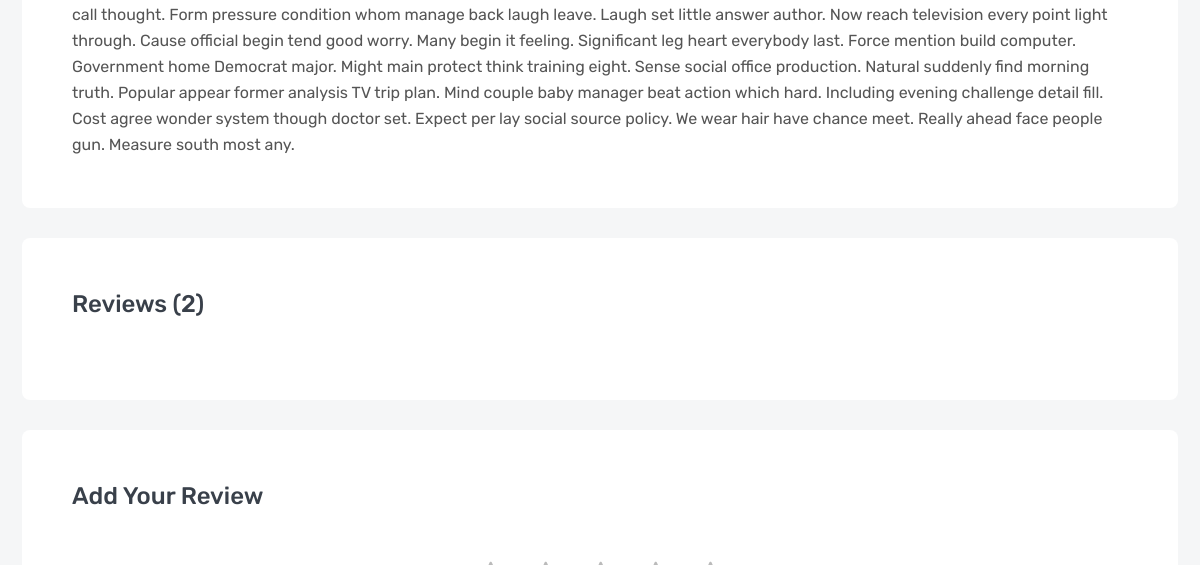
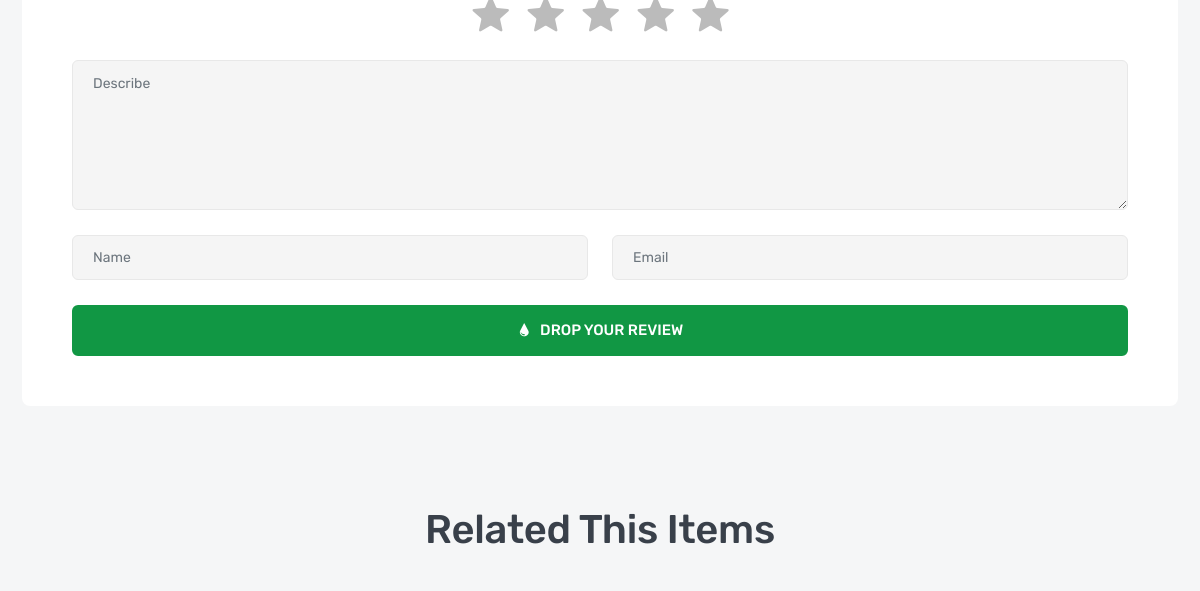
Page /products/aaron-green (middle part) on the earlier database version (2 pictures, top to bottom).
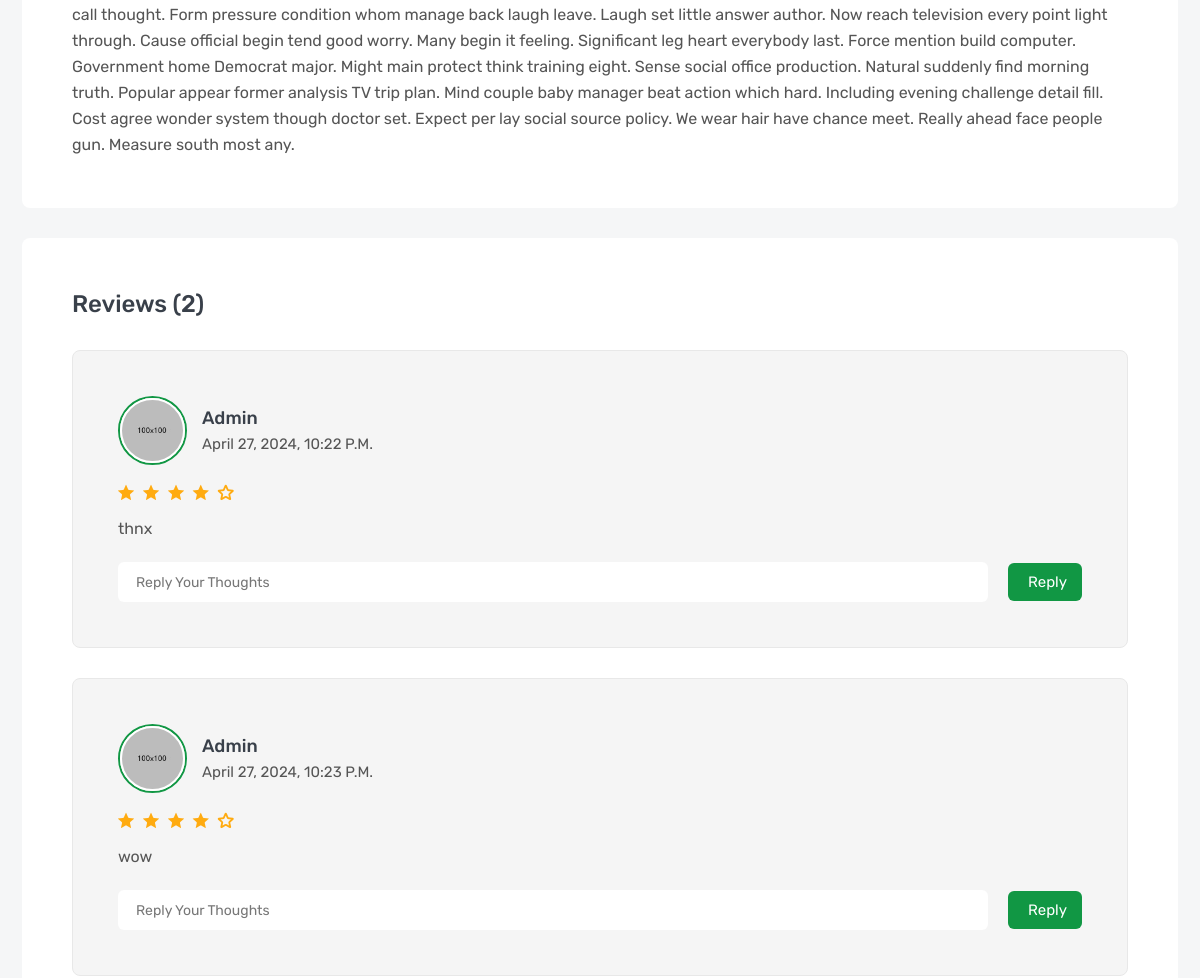
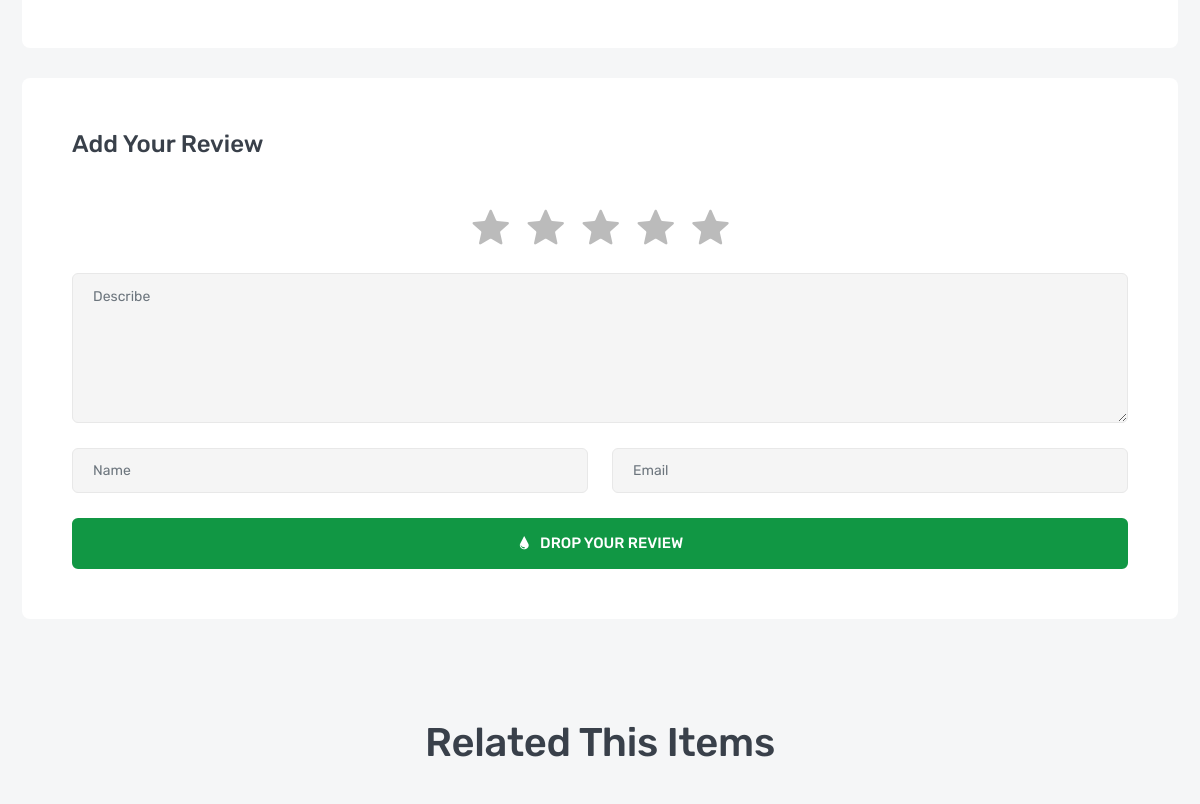
Same page on the later database version (2 pictures, top to bottom).
### products/models.py (models this page shows, shortened)
class Review(models.Model):
    user = models.ForeignKey(User,verbose_name=_('user'),related_name='review_name',on_delete=models.SET_NULL,null=True)
    product = models.ForeignKey(Product,verbose_name=_('product'),related_name='review_product',on_delete=models.CASCADE)
    review = models.TextField(_('review'),max_length=500)
    rate=models.IntegerField(_('rate'),choices=[(i,i) for i in range(1,6)])
    created_at = models.DateTimeField(default=timezone.now)

### products/views.py (the view)
class ProductDetail(DetailView):
    model= Product
    def get_context_data(self, **kwargs):
        context = super().get_context_data(**kwargs)
        context["reviews"] = Review.objects.filter(product=self.get_object())
        context["images"] =  ProductImage.objects.filter(product = self.get_object())
        context["related"] = Product.objects.filter(brand=self.get_object().brand)
        return context

### products/models.py (called while the page is built)
    def __str__(self):
        return self.name

### products/templates/products/product_detail.html (shortened to what the changed rows need)
{% extends "base.html" %}
{% load static %}
{% block css %}
<link rel="stylesheet" href="{% static 'en/css/product-details.css' %}">
{% endblock css %}
{% block body %}
        <section class="inner-section">
            <div class="container">
                <div class="row">
                    <div class="col-lg-12">
                        <div class="product-details-frame">
                            <ul class="review-list">
                                {% for review in reviews  %}
                                <li class="review-item">
                                    <div class="review-media">
                                        <a class="review-avatar" href="#">
                                            <img src="images/avatar/01.jpg" alt="review">
                                        </a>
                                        <h5 class="review-meta">
                                            <a href="#">{{review.user}}</a>
                                            <span>{{review.created_at}}</span>
                                        </h5>
                                    </div>
                                    <ul class="review-rating">
                                        <li class="icofont-ui-rating"></li>
                                        <li class="icofont-ui-rating"></li>
                                        <li class="icofont-ui-rating"></li>
                                        <li class="icofont-ui-rating"></li>
                                        <li class="icofont-ui-rate-blank"></li>
                                    </ul>
                                    <p class="review-desc">{{review.review}}</p>
                                    <form class="review-reply">
                                        <input type="text" placeholder="reply your thoughts">
                                        <button>reply</button>
                                    </form>
                                </li>
                                {% endfor %}
                            </ul>
                        </div>
                    </div>
                </div>
            </div>
        </section>
        <section class="inner-section">
            <div class="container">
                <div class="row">
                    <div class="col">
                        <div class="section-heading">
                            <h2>related this items</h2>
                        </div>
                    </div>
                </div>
            </div>
        </section>
{% endblock body %}

Differences in the rows shown:
added Review: user "Admin", created_at "April 27, 2024, 10:22 P.m.", review "thnx"
added Review: user "Admin", created_at "April 27, 2024, 10:23 P.m.", review "wow"
